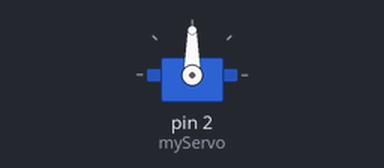
The sketch below on a simulated Arduino Uno, built with avr-gcc and run on an emulated ATmega328P. Shown: servo.

Above: at 0.05 s.
Timing chart, 0 to 3.0 s (numbered marks = the images above):
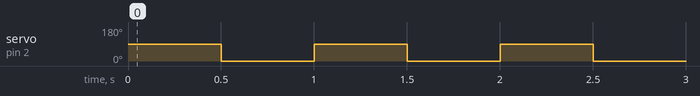

The sketch:

motor.ino
```cpp
#include <Servo.h>
Servo myServo;


 void setup() {
  myServo.attach(2);


}

void loop()
{
  myServo.write(90);
  delay (500);
  myServo.write(0);
  delay (500);
  myServo.write(90);
  delay (500);
  myServo.write(0);
  delay (500);
  myServo.write(90);
  delay (500);
  myServo.write(0);
  delay (500);

}
```

Measured:
- by itself, servo on pin 2 (myServo): alternates 90° for 0.50 s and 0° for 0.50 s
